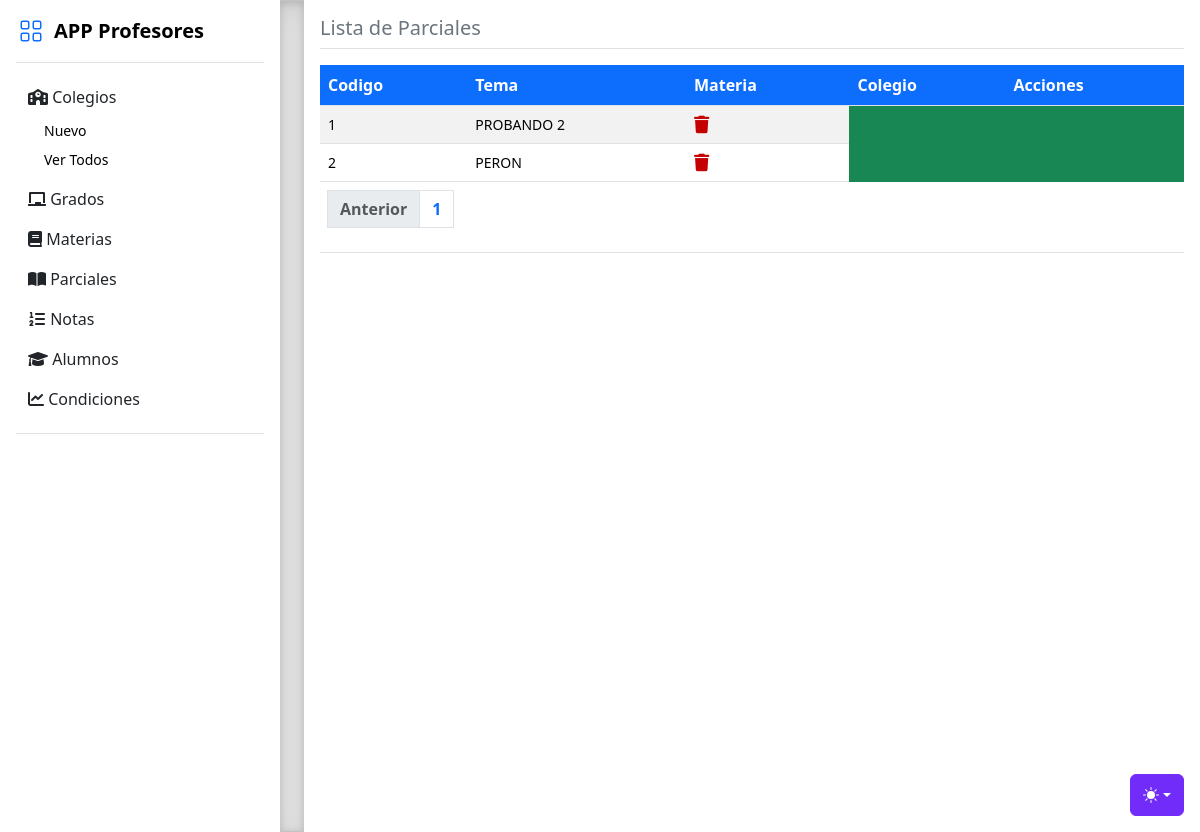
Screenshot of /parciales/ver with the database file from the repository.
### tables this page shows
CREATE TABLE parciales (
  id INTEGER PRIMARY KEY AUTOINCREMENT,
  tema VARCHAR(255) NOT NULL,
  id_materias INTEGER NOT NULL,
  FOREIGN KEY (id_materias) REFERENCES materias(id)
);

### routers/parciales.py (the view)
@router.get("/parciales/ver")
def verparciales(req: Request, page: int = 1):
    verDb = FuncionesDB()
    colegios = verDb.mostrarTabla("colegios")
    materias = verDb.mostrarTabla("materias")
    grados = verDb.mostrarTabla("grados")
    parciales2 = verDb.mostrarTabla("parciales")
    resultados = []
    for x in parciales2:
        codigo = x[0]
        tema = x[1]
        materiaNombre = None
        colegioNombre = None
        gradoNombre = None
        for materia in materias:
            if materia[0] == x[2]:
                materiaNombre = materia[1]
                for colegio in colegios:
                    if colegio[0] == materia[2]:
                        colegioNombre = colegio[1]
                for grado in grados:
                    if grado[0] == materia[3]:
                        gradoNombre = grado[1] + grado[2]
        if materiaNombre and colegioNombre and gradoNombre:
            resultados.append({
                "codigo": codigo,
                "tema": tema,
                "materia": materiaNombre,
                "colegio": colegioNombre,
                "grado": gradoNombre
            })
    parciales = verDb.mostrarTablaPaginada("parciales", page, 15)
    total_parciales = verDb.contarFilas("parciales")
    total_paginas = math.ceil(total_parciales / 15)
    return template.TemplateResponse("parciales_ver.html", {
        "request": req,
        "resultados": resultados,
        "parciales": parciales,
        "page": page,
        "total_paginas": total_paginas
    })

### templates/parciales_ver.html (shortened to what this page needs)
<!doctype html>
<html lang="es" data-bs-theme="auto">
  <head><script src="/templates/static/color-modes.js"></script>
    <link href="/templates/static/bootstrap.min.css" rel="stylesheet">
    <link href="/templates/static/style.css" rel="stylesheet">
    <link rel="stylesheet" href="https://cdnjs.cloudflare.com/ajax/libs/font-awesome/6.0.0-beta3/css/all.min.css" />
    <link rel="stylesheet" href="https://cdn.jsdelivr.net/npm/@docsearch/css@3">
    <link href="/templates/static/sidebars.css" rel="stylesheet">
  </head>
  <body>
    <div class="dropdown position-fixed bottom-0 end-0 mb-3 me-3 bd-mode-toggle">
      <button class="btn btn-bd-primary py-2 dropdown-toggle d-flex align-items-center"
              id="bd-theme"
              type="button"
              aria-expanded="false"
              data-bs-toggle="dropdown"
              aria-label="Toggle theme (auto)">
        <svg class="bi my-1 theme-icon-active" width="1em" height="1em"><use href="#circle-half"></use></svg>
      </button>
    </div>
<main class="d-flex flex-nowrap">
  <div class="flex-shrink-0 p-3" style="width: 280px;">
    <a href="/productos/ver_todos" class="d-flex align-items-center pb-3 mb-3 link-body-emphasis text-decoration-none border-bottom">
      <svg class="bi pe-none me-2" width="30" height="24" style="color: #0D6EFD;"><use xlink:href="#grid"/></svg>
      <span class="fs-5 fw-semibold">APP Profesores</span>
    </a>
    <ul class="list-unstyled ps-0">
      {% include 'menu.html' %}
  <div class="b-example-divider b-example-vr"></div>
  <div class="m-3 w-100 vh-100">
    <h5 class="text-secondary">Lista de Parciales</h5>
    <div class="border-top mb-3 w-100"></div>
    <article>
      <table class="table table-striped m-0 bg-success text-white">
          <thead>
              <tr>
                  <th class="centrado bg-primary text-white">Codigo</th>
                  <th class="centrado bg-primary text-white">Tema</th>
                  <th class="centrado bg-primary text-white">Materia</th>
                  <th class="centrado bg-primary text-white">Colegio</th>
                  <th class="centrado bg-primary text-white">Acciones</th>
              </tr>
          </thead>
          <tbody>
          {% for parcial in parciales %}
              <tr>
                  <td class="centrado small">{{ parcial[0] }}</td>
                  <td class="centrado small">{{ parcial[1] }}</td>
                  <td class="centrado small">
                    <a href="borrar/{{ parcial[0] }}"></a>
                      </td>
              </tr>
              {% endfor %}
              </div>
      <table class="table table-striped m-0">
          <thead><tr><th class="text-white m-0">
      <nav aria-label="Page navigation example m-0">
          <ul class="pagination">
              <li class="page-item">
                  {% if page > 1 %}
                      <a class="page-link" href="/parciales/ver?page={{ page - 1 }}">Anterior</a>
                      {% else %}
                      <li class="page-item disabled">
                          <a class="page-link">Anterior</a>
                      </li>
                  {% endif %}
              </li>
              {% for i in range(total_paginas) %}
                  <li class="page-item"><a class="page-link" href="/parciales/ver?page={{ i + 1 }}">{{ i + 1 }}</a></li>
              {% endfor %}
          </ul>
      </nav>
      </tr></thead>
  </table>
</main>
</body>
</html>

### templates/static/style.css (style rules this page uses)
main { overflow-x: auto; overflow-y: hidden; }
.dropdown-toggle { outline: 0; }
.b-example-divider { background-color: rgba(0, 0, 0, .1); border: solid rgba(0, 0, 0, .15); border-width: 1px 0; box-shadow: inset 0 .5em 1.5em rgba(0, 0, 0, .1), inset 0 .125em .5em rgba(0, 0, 0, .15); }
.b-example-vr { flex-shrink: 0; width: 1.5rem; height: inherit; }
.bi { vertical-align: -.125em; fill: currentColor; }
.btn-bd-primary { --bd-violet-bg: #712cf9; --bd-violet-rgb: 112.520718, 44.062154, 249.437846; --bs-btn-font-weight: 600; --bs-btn-color: var(--bs-white); --bs-btn-bg: var(--bd-violet-bg); --bs-btn-border-color: var(--bd-violet-bg); --bs-btn-hover-color: var(--bs-white); --bs-btn-hover-bg: #6528e0; --bs-btn-hover-border-color: #6528e0; --bs-btn-focus-shadow-rgb: var(--bd-violet-rgb); --bs-btn-active-color: var(--bs-btn-hover-color); --bs-btn-active-bg: #5a23c8; --bs-btn-active-border-color: #5a23c8; }
.bd-mode-toggle { z-index: 1500; }

### templates/static/sidebars.css (style rules this page uses)
.dropdown-toggle { outline: 0; }

### rows the page displays
parciales: id "1", tema "PROBANDO 2"
parciales: id "2", tema "PERON"

### other values shown
{{ i + 1 }} "1"
